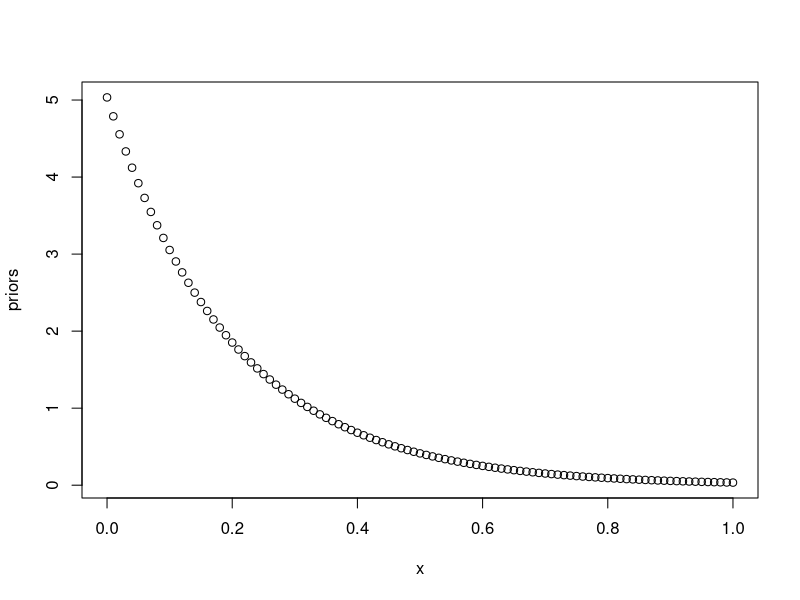
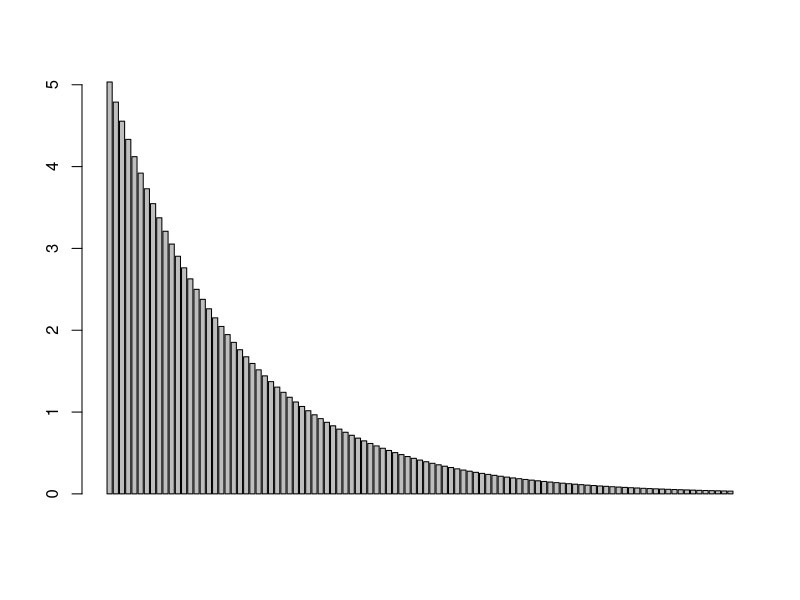
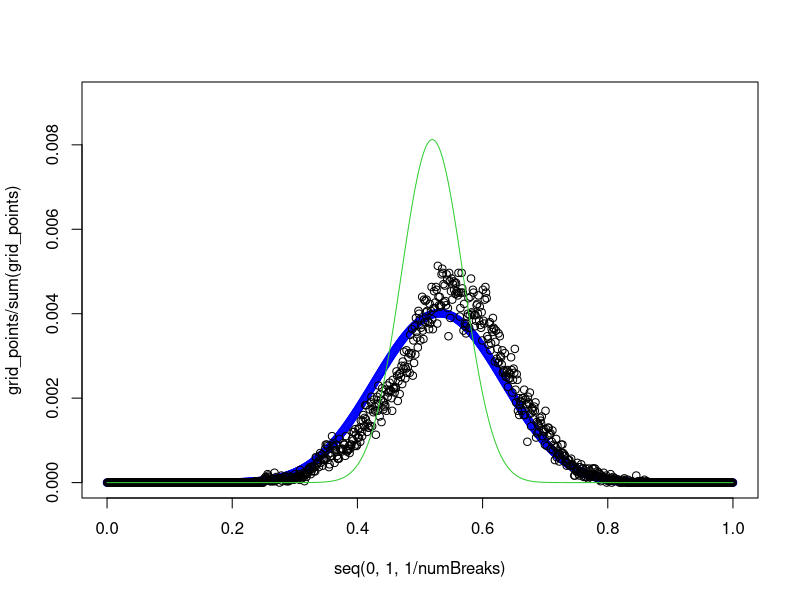
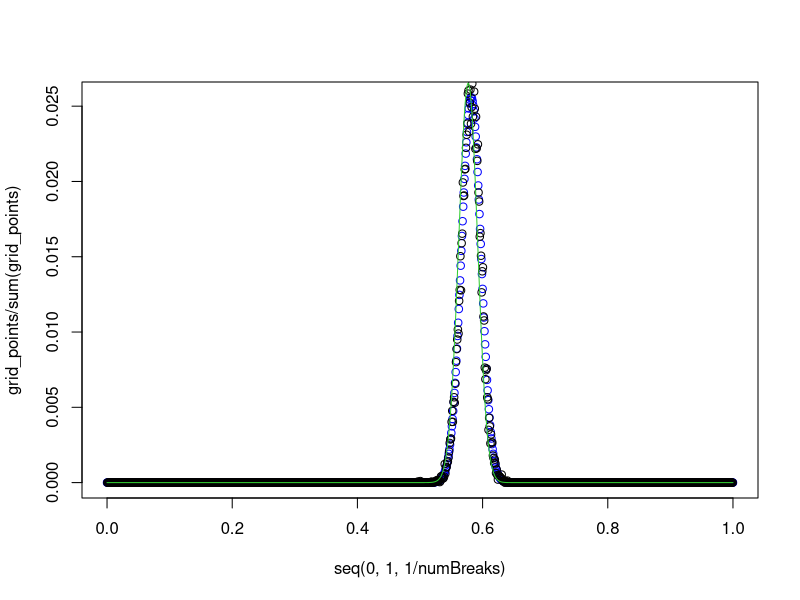

Reproduce these figures in R, in order.
## ---- chunk 1
knitr::opts_chunk$set(echo = TRUE)
## ---- chunk 2
x = seq(0,1,.01)
priors = dexp(x, rate=5)/0.9932621

plot(x,priors)
barplot(priors)
## ---- chunk 3
metropolis <- function(iterations, new_data, starting_prob, step_size = .01){
    current_prob = starting_prob
    posteriorDist = vector()
  ## starting_prob is of success, failure
  for(i in 1:iterations){
    
    ## calculate the probability of the current probability (prior or p(current_prob)) * the likelihood of X heads given the data (p(new_data | current_prob))
    pCurrent = dexp(current_prob, rate=5)/0.9932621 * dbinom(new_data[1], sum(new_data), current_prob)

    new_prob = current_prob + rnorm(1, mean = 0, sd = step_size)
    new_prob = min(new_prob, 1) ## in case new_prob is above 1
    new_prob = max(new_prob, 0) ## in case new_prob is below 0
    
    ## calculate the probability of a new probability (prior or p(new_prob)) * the likelihood of X heads given the data (p(new_data | new_prob))
    pNew = dexp(new_prob, rate=5)/0.9932621 * dbinom(new_data[1], sum(new_data), new_prob)

    

    ratio = pNew / pCurrent
    
    if (ratio > 1 || ratio >= runif(1)){current_prob = new_prob} ## update the current prob
    
    posteriorDist[i]  = current_prob
    ## current_prob is the metropolis algorithm's guess about the posterior

    
  }
  return(posteriorDist) }
## ---- chunk 4
grid_integration <- function(numBreaks, alpha_beta, new_data){
  posteriorDist = vector(length = numBreaks)
  NumRectangles = seq(0,1, 1/numBreaks)
  i = 1
  sum = 0
  delta <- 1/(numBreaks)
  
  for(rectangle in NumRectangles){
    posteriorDist[i] <- dexp(rectangle, rate=5)/0.9932621 * dbinom(new_data[1], sum(new_data), rectangle)

    i = i + 1
  }

  return(posteriorDist)}
## ---- chunk 5
iterations = 30000
new_data = c(14,10)
starting_prob = 0.5

## calculating the posteror using metropolis algorithm
metropolis_points = metropolis(iterations = iterations, new_data = new_data, starting_prob = starting_prob, step_size = .01)

numBreaks = 1000
alpha_beta = c(40,40)
new_data = c(14,10)

## calculate the posterior using the grid algorithm

grid_points = grid_integration(numBreaks = numBreaks, alpha_beta = alpha_beta, new_data = new_data)

alpha_beta = c(40,40)
new_data = c(14,10)

## calculate the posterior using the beta distribution
beta_dist = dbeta(seq(0,1,1/numBreaks), alpha_beta[1]+new_data[1], alpha_beta[2]+new_data[2])


## plot the probability of each the posterior values being correct
plot( seq(0,1,1/numBreaks), grid_points/sum(grid_points), col = "blue", ylim = c(0,max((beta_dist*(1/numBreaks)))+0.001) )
myHist <- hist(metropolis_points, breaks = seq(0,1, 1/numBreaks), plot = FALSE)
points(myHist$mids, myHist$counts/iterations) ## or myHist$counts/sum(myHist$counts)
lines(seq(0,1,1/numBreaks), (beta_dist*(1/numBreaks)) , col="limegreen")


### get the most probable posterior:
## metropolis:
print(paste("most probable posterior from metropolis is",myHist$mids[which.max(myHist$counts/iterations)]))
print(paste("most probable posterior from grid is", seq(0,1, 1/numBreaks)[which.max(grid_points/sum(grid_points))]))
print(paste("most probable posterior from dbeta is",seq(0,1,1/numBreaks)[which.max(beta_dist*(1/numBreaks))]))

## in total we observed 14 + 39 heads and 10+39 tails
print(paste("the actual most probable posterior is", (14+39)/(14+39+10+39) ))

## ---- chunk 6

iterations = 30000
new_data = c(583,417)
starting_prob = 0.5

## calculating the posteror using metropolis algorithm
metropolis_points = metropolis(iterations = iterations, new_data = new_data, starting_prob = starting_prob, step_size = .01)

numBreaks = 1000
alpha_beta = c(40,40)

## calculate the posterior using the grid algorithm

grid_points = grid_integration(numBreaks = numBreaks, alpha_beta = alpha_beta, new_data = new_data)


## calculate the posterior using the beta distribution
beta_dist = dbeta(seq(0,1,1/numBreaks), alpha_beta[1]+new_data[1], alpha_beta[2]+new_data[2])


## plot the probability of each the posterior values being correct
plot(seq(0,1,1/numBreaks), grid_points/sum(grid_points), col = "blue")
myHist <- hist(metropolis_points, breaks = seq(0,1, 1/numBreaks), plot = FALSE)
points(myHist$mids, myHist$counts/iterations) ## or myHist$counts/sum(myHist$counts)
lines(seq(0,1,1/numBreaks), (beta_dist*(1/numBreaks)) , col="limegreen")


### get the most probable posterior:
## metropolis:
print(paste("most probable posterior from metropolis is",myHist$mids[which.max(myHist$counts/iterations)]))
print(paste("most probable posterior from grid is", seq(0,1, 1/numBreaks)[which.max(grid_points/sum(grid_points))]))
print(paste("most probable posterior from dbeta is",seq(0,1,1/numBreaks)[which.max(beta_dist*(1/numBreaks))]))

## in total we observed 14 + 39 heads and 10+39 tails
print(paste("the actual most probable posterior is", (583+39)/(583+39+417+39) ))
